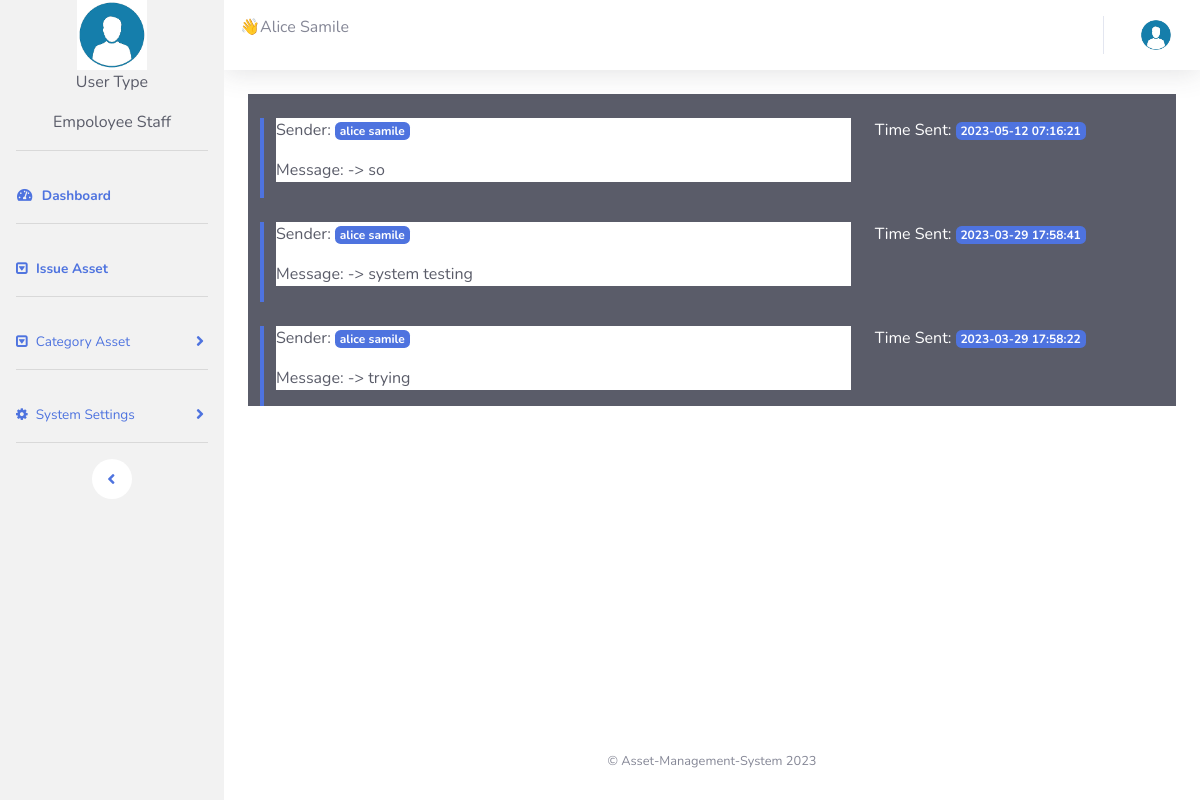
The page /admin/userComent.php (signed in) on the database its author committed.
### tables this page shows
CREATE TABLE `employee` (
  `employee_id` int(11) NOT NULL,
  `first_name` varchar(100) NOT NULL,
  `last_name` varchar(100) NOT NULL,
  `email` varchar(100) NOT NULL,
  `gender` enum('male','female') NOT NULL,
  `role` int(11) NOT NULL,
  `registered_by` int(11) NOT NULL,
  `whichDepartment` int(11) NOT NULL,
  `password` varchar(100) NOT NULL,
  `date_registered` timestamp NOT NULL DEFAULT current_timestamp(),
  `date_modified` timestamp NOT NULL DEFAULT current_timestamp()
);

CREATE TABLE `useropinion` (
  `oId` int(11) NOT NULL,
  `whoSend` int(11) NOT NULL,
  `userComent` text NOT NULL,
  `timeSent` timestamp NOT NULL DEFAULT current_timestamp()
);

### admin/userComent.php (the view, shortened to what this page needs)
<?php
    require_once('../include/sidebar.php');
        $queryForMessage = $conn->query("SELECT * FROM employee, useropinion WHERE employee.employee_id = useropinion.whoSend ORDER BY `useropinion`.`timeSent` desc");
        while($getMessage = mysqli_fetch_array($queryForMessage)):
            if($getMessage > 0): ?>
                <div class="container bg-dark text-white"><br>
                    <div class="row">
                        <div class="col-md-8 border-left-primary">
                            <div class="bg-white text-dark">
                                <p>Sender: <span class="badge badge-primary"><?php echo $getMessage['first_name']. " " .$getMessage['last_name']; ?></span> </p>
                                <p>Message: -> <?php echo $getMessage['userComent']; ?> </p>
                            </div>
                        </div>
                        <div class="col-md-4">
                        <p>Time Sent: <span class="badge badge-primary"><?php echo $getMessage['timeSent']; ?></span> </p>
                        </div>
                    </div>
                </div>
            <?php
            endif;
        endwhile;
    require_once('../include/footer.php');
?>

### rows shown on the page
employee: first_name "alice", last_name "samile", useropinion.userComent "so", useropinion.timeSent "2023-05-12 07:16:21", useropinion.userComent "system testing", useropinion.timeSent "2023-03-29 17:58:41", useropinion.userComent "trying", useropinion.timeSent "2023-03-29 17:58:22"

### other values the page prints
$_SESSION['userData']['first_name'] "Alice"
$_SESSION['userData']['last_name'] "Samile"
